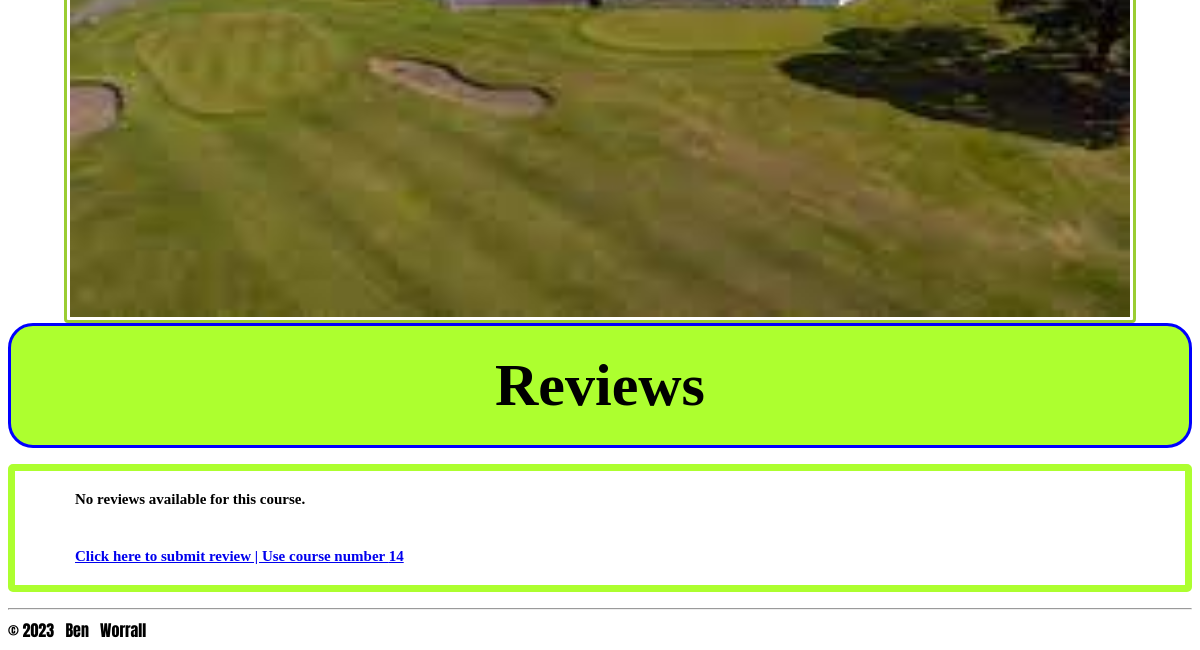
Before: /golf/14 (lower part) with the older database file.
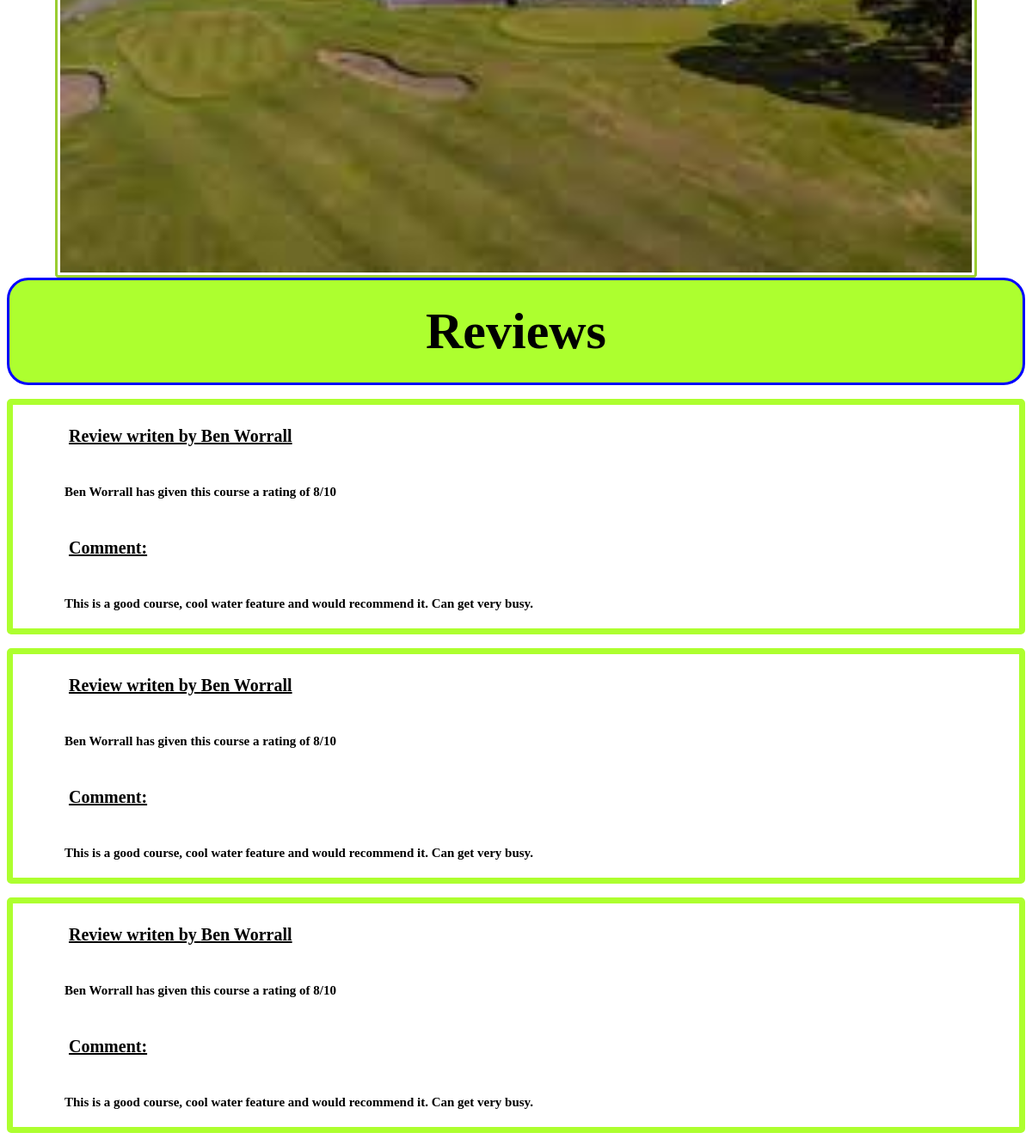
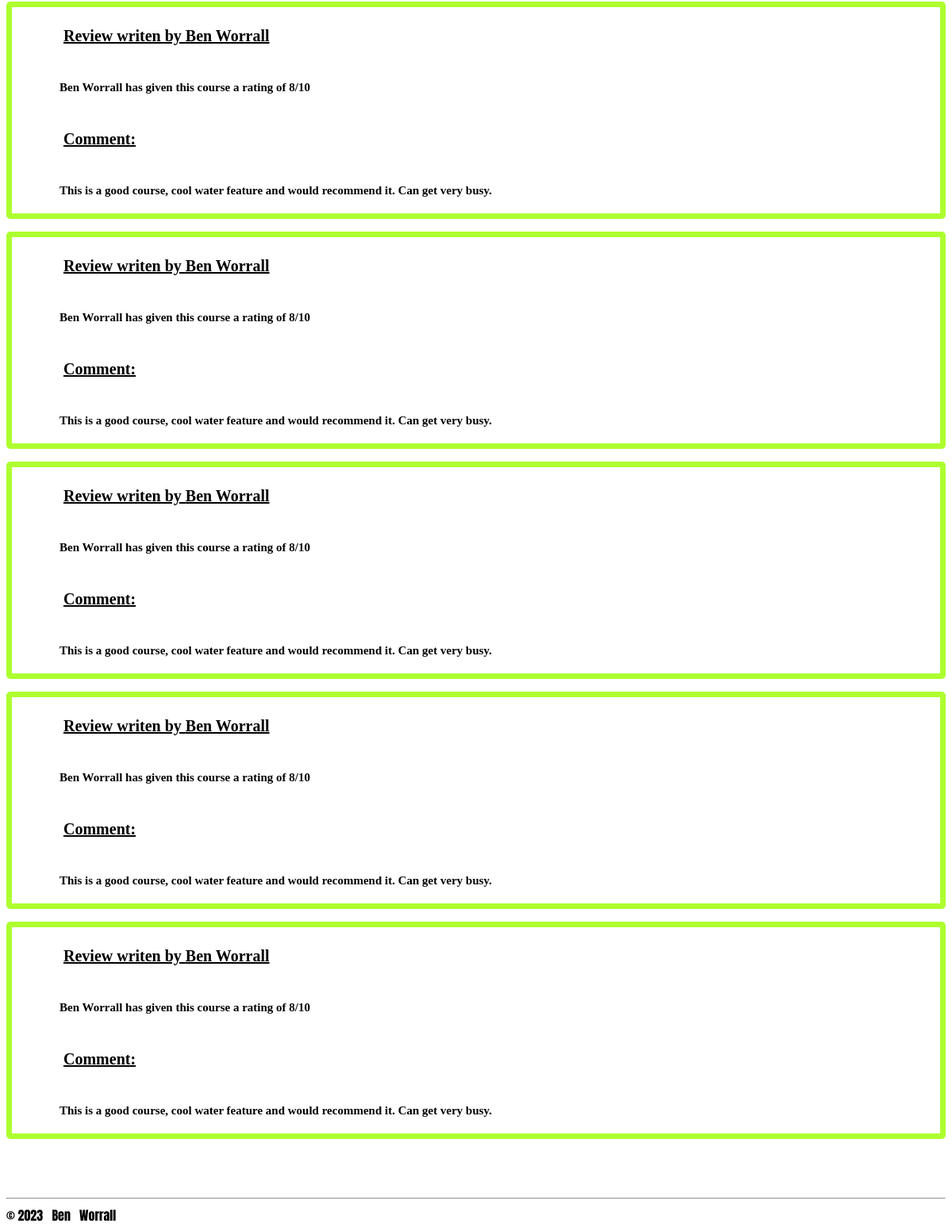
After: the same page with the newer database file (2 pictures, top to bottom).
### tables this page shows
CREATE TABLE courses (id INTEGER PRIMARY KEY AUTOINCREMENT, name TEXT, location TEXT, description TEXT, par TEXT, yardage TEXT, rating TEXT, slope TEXT, photo BLOB);

CREATE TABLE reviews (id INTEGER PRIMARY KEY AUTOINCREMENT, course_id INTEGER REFERENCES courses (id), username TEXT, rating TEXT, comment TEXT, review_date TIME DEFAULT (CURRENT_TIMESTAMP));

### routs.py (the view)
@app.route('/golf/<int:id>')
def golf(id):
    conn = sqlite3.connect('golfweb.db')
    cur = conn.cursor()
    cur.execute('SELECT * FROM Courses WHERE id=?', (id,))
    golf = cur.fetchone()
    print(golf)
    cur.execute('SELECT * FROM reviews WHERE course_id=?', (id,))
    reviews = cur.fetchall()
    return render_template('golf.html', golf=golf, reviews=reviews)

### templates/golf.html (shortened to what this page needs)
{% extends 'layout.html' %}
{% block content%}
<img src='{{ golf[8] }}' class="image2" height="720" width="1060"/>
<h1>Reviews</h2>
{% for review in reviews %}
    <ol style="border: 7px solid greenyellow; border-radius: 5px;">
        <h3>Review writen by {{ review[2]}}</h3>
        <h4>{{ review[2]}} has given this course a rating of {{ review[3] }}/10</h4>
        <h3> Comment:</h3>
        <h4>{{ review[4] }}</h4>
    </ol>
{% endfor %}
{% if reviews %}
    <h2></h2>
{% else %}
    <ol style="border: 7px solid greenyellow; border-radius: 5px;">
    <h4>No reviews available for this course.</h4>
    <h4><a href = "/reviews"> Click here to submit review | Use course number {{golf[0]}}</a></h4>
    </ol>
{% endif %}
{% endblock %}

### templates/layout.html (shortened to what this page needs)
<!DOCTYPE html>
<html>
    <head>
        <link rel="stylesheet" href = "/static/css/style.css">
    </head>
    <body>
        <main>
            {% block content %}{% endblock %}
        </main>
        <footer>
            {% include 'footer.html' %}
        </footer>
    </body>
</html>

### templates/footer.html
<hr>
&copy;
<h8> 2023</h8>
&NonBreakingSpace; Ben &nbsp; Worrall

### static/css/style.css (style rules this page uses)
html { font-family: 'Anton', sans-serif; }
h1 { font-family: Georgia, 'Times New Roman', Times, serif; font-size: 60px; text-align: center; padding: 25px; margin: 0; border: 3px solid blue; border-radius: 25px; background-color: greenyellow; }
h2 { font-family: Georgia, 'Times New Roman', Times, serif; font-size: 30px; text-align: left; padding: 25px; text-decoration: underline; margin: 0; }
h3 { font-family: Georgia, 'Times New Roman', Times, serif; font-size: 20px; text-align: left; padding: 25px; text-decoration: underline; margin: 0; }
h4 { font-family: Georgia, 'Times New Roman', Times, serif; font-size: 15px; text-align: left; padding: 20px; margin: 0; }
.image2 { border: 3px solid yellowgreen; border-radius: 4px; padding: 3px; display: block; margin-left: auto; margin-right: auto; }

Changed rows visible on the page:
shown differently, row unchanged: courses: id "14" → (not shown)
added reviews: username "Ben Worrall", rating "8", comment "This is a good course, cool water feature and would recommend it. Can get very busy."
added reviews: username "Ben Worrall", rating "8", comment "This is a good course, cool water feature and would recommend it. Can get very busy."
added reviews: username "Ben Worrall", rating "8", comment "This is a good course, cool water feature and would recommend it. Can get very busy."
added reviews: username "Ben Worrall", rating "8", comment "This is a good course, cool water feature and would recommend it. Can get very busy."
added reviews: username "Ben Worrall", rating "8", comment "This is a good course, cool water feature and would recommend it. Can get very busy."
added reviews: username "Ben Worrall", rating "8", comment "This is a good course, cool water feature and would recommend it. Can get very busy."
added reviews: username "Ben Worrall", rating "8", comment "This is a good course, cool water feature and would recommend it. Can get very busy."
added reviews: username "Ben Worrall", rating "8", comment "This is a good course, cool water feature and would recommend it. Can get very busy."
Other visible differences:
text no longer shown: "No reviews available for this course. Click here to submit review | Use course number"
